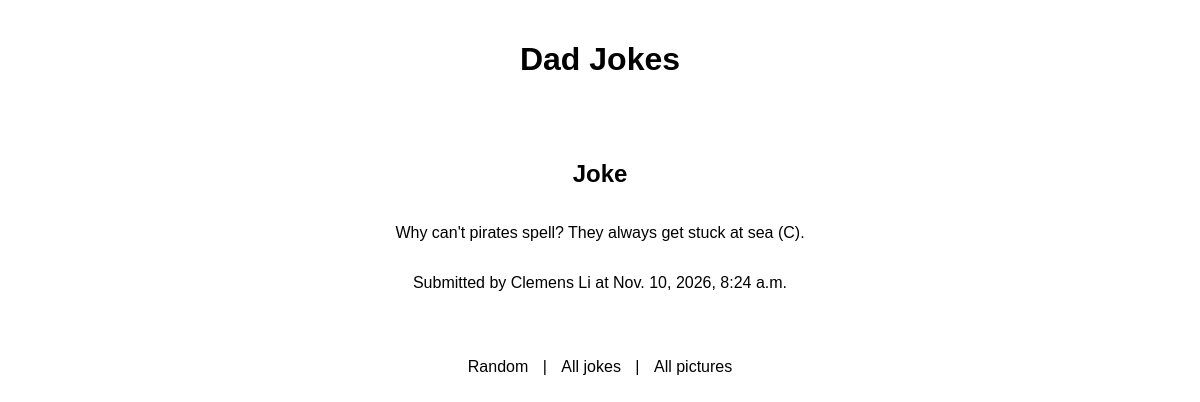
/dadjokes/joke/1, run on the app's committed database.
### dadjokes/models.py (models this page shows)
class Joke(models.Model):
    text = models.TextField() # The text of the Joke
    name = models.TextField() # The name of the Joke's contributor
    timestamp = models.DateTimeField(auto_now=True) # The timestamp of when the Joke was created

### dadjokes/views.py (the view)
# urls.py: path(r"joke/<int:pk>", JokeDetailView.as_view(), name="joke"),
class JokeDetailView(DetailView):
    model = Joke
    template_name = "dadjokes/joke.html"
    context_object_name = "joke"

### dadjokes/templates/dadjokes/joke.html
{% extends "dadjokes/base.html" %}
{% block content %}
    <h2>Joke</h2>
    <p>{{ joke.text }}</p>
    <p>Submitted by {{ joke.name }} at {{ joke.timestamp }}</p>
{% endblock %}

### static/styles.css (style rules this page uses)
body { font-family: Helvetica, sans-serif; background-color: #ffffff; color: #000000; margin: 0; padding: 0; text-align: center; }

### data on the page
Joke: text "Why can't pirates spell? They always get stuck at sea (C).", name "Clemens Li", timestamp "Nov. 10, 2026, 8:24 a.m."
